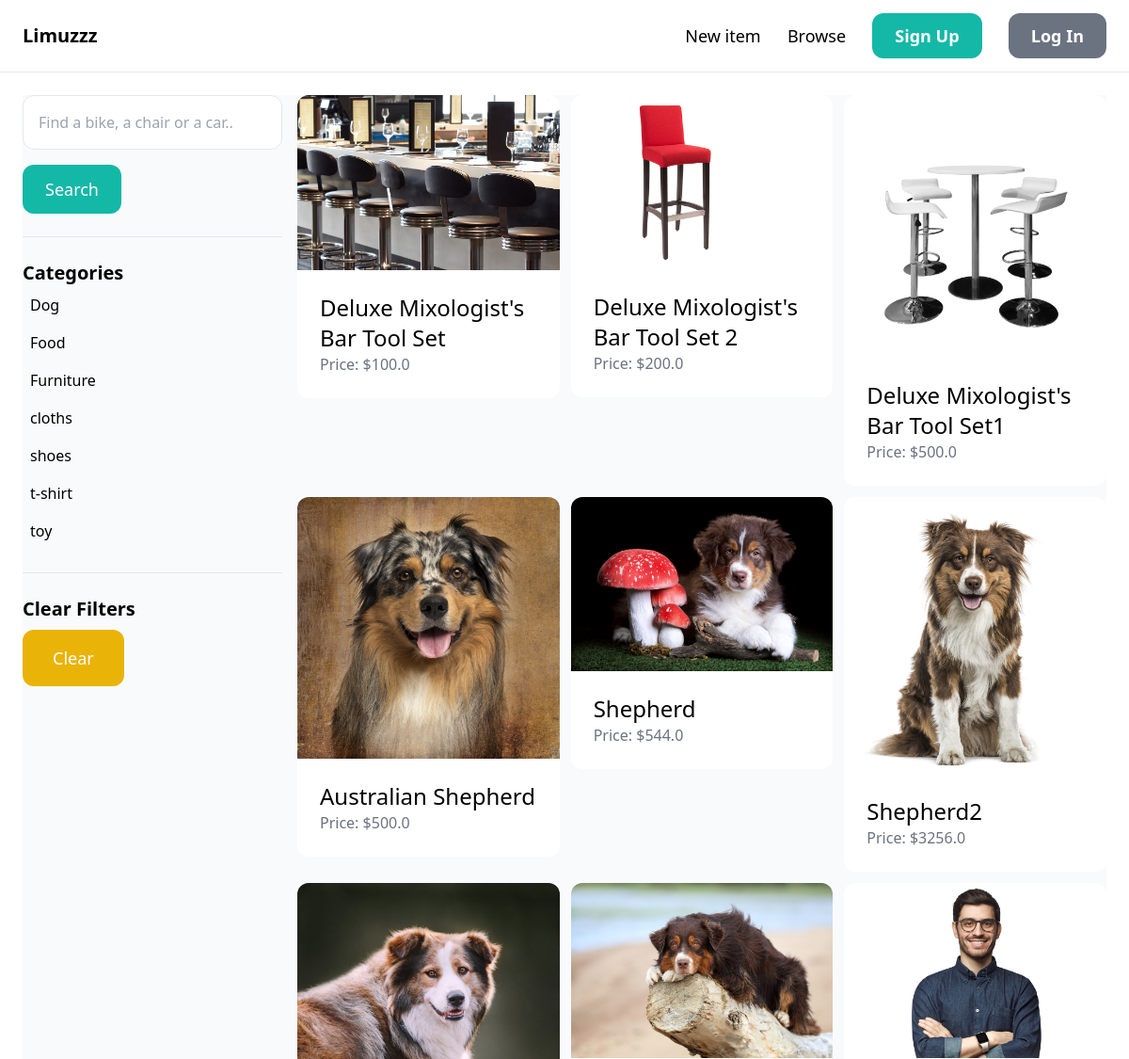
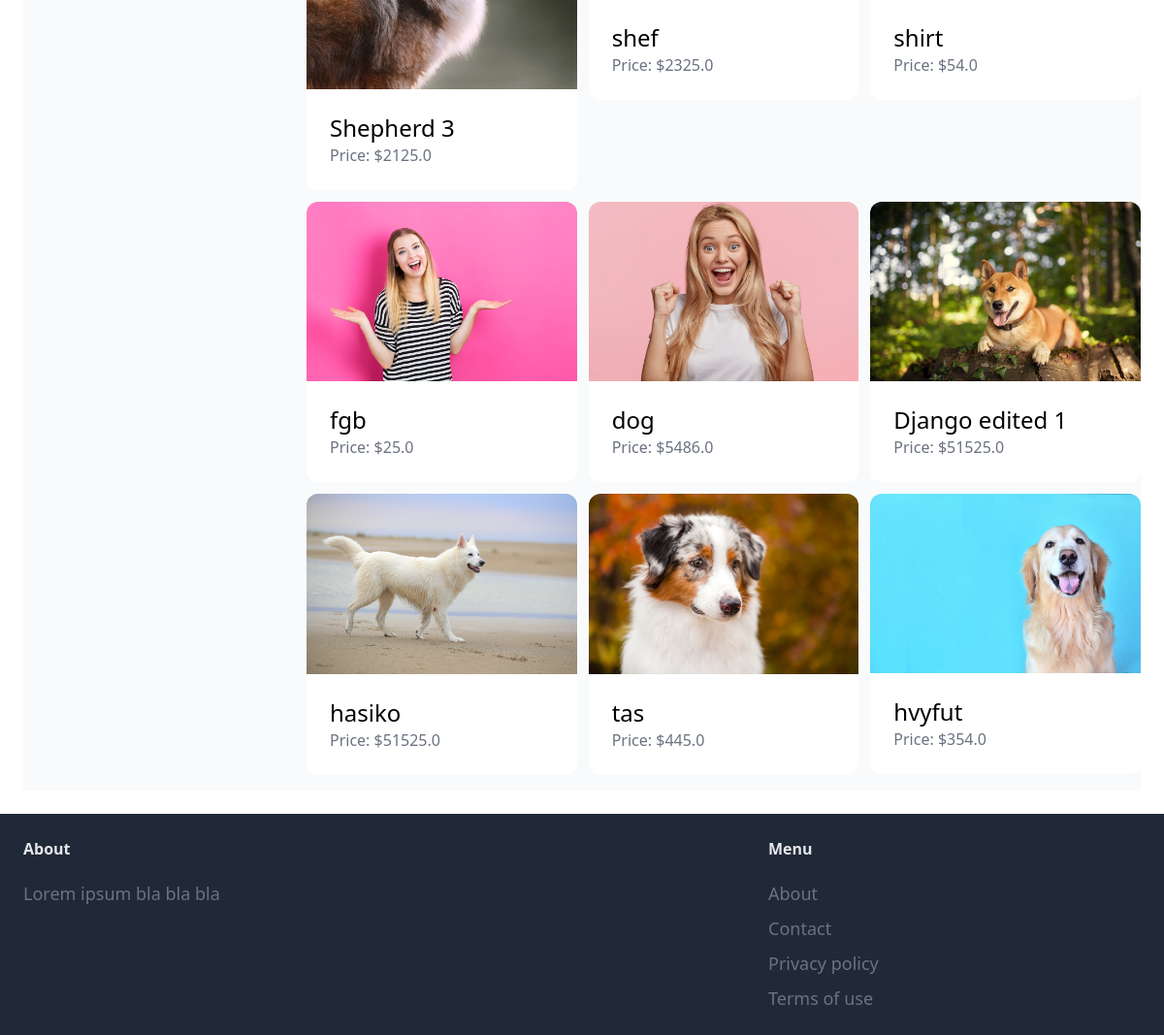
The app's page /items/ with its own data (2 pictures, top to bottom).
### item/models.py (models this page shows, shortened)
class Category(models.Model):
    name = models.CharField(max_length=225)
    class Meta:
        ordering=('name',)
        verbose_name_plural="Categories"

class Item(models.Model):
    category= models.ForeignKey(Category, related_name='items', on_delete=models.CASCADE)
    name = models.CharField(max_length=255)
    description = models.TextField(blank=True, null=True)
    price = models.FloatField()
    image = models.ImageField(upload_to='item_images', blank=True, null=True)
    is_sold = models.BooleanField(default=False)
    created_by = models.ForeignKey(User, related_name='iteams', on_delete=models.CASCADE)
    created_at = models.DateTimeField(auto_now=True)

### item/views.py (the view)
# urls.py: path('items/', include('item.urls')),
def items(request):
    query = request.GET.get('query', '')
    category_id =request.GET.get('category','')
    categories=Category.objects.all()
    items = Item.objects.filter(Q(name__icontains=query) | Q(description__icontains=query))
    if category_id:
        items = items.filter(category_id=category_id)
    no_items_in_category = not items.exists()
    return render(request, 'item/items.html', {'items': items, 'query': query, 'categories': categories,'category_id': category_id,'no_items_in_category': no_items_in_category, })

### item/templates/item/items.html (shortened to what this page needs)
{% extends "core/base.html" %}
{% block content %}
<div class="pb-4 grid grid-cols-4 gap-4 bg-gray-50">
    <div class="col-span-1">
        <form method="get" action="{% url 'item:items' %}">
            <input name="query" class="w-full py-4 px-4 border rounded-xl" type="text" value="{{ query }}" placeholder="Find a bike, a chair or a car..">
            <button class="mt-4 py-3 px-6 text-lg bg-teal-500 text-white rounded-xl">Search</button>
        </form>
        <hr class="my-6">
        <p class="text-xl font-semibold">Categories</p>
        <ul>
            {% for category in categories %}
            <li class="py-2 px-2 rounded-xl{% if category.id == category_id %}bg-gray-50 {% endif%}">
                <a href="{% url 'item:items' %}?query={{ query }}&category={{ category.id}}">{{ category.name }}</a>
            </li>
            {% endfor %}
        </ul>
        <hr class="my-6">
        <p class="text-xl font-semibold">Clear Filters</p>
        <ul>
            <li><a href="{% url 'item:items' %}" class="mt-2 py-4 px-8 inline-block bg-yellow-500 text-lg rounded-xl text-white">Clear</a></li>
        </ul>
    </div>
    <div class="col-span-3">
        {% if items %}
            <div class="grid grid-cols-3 gap-3">
                {%  for item in items %}
                <div>
                    <a href="{% url 'item:detail' item.id %}">
                        <div>
                            {% if item.image %}
                                <img src="{{ item.image.url }}" class="rounded-t-xl">
                            {% else %}
                                <p>No image available</p>
                            {% endif %}
                        </div>
                        <div class="p-6 bg-white rounded-b-xl">
                            <h2 class="text-2xl">{{item.name}}</h2>
                            <p class="text-gray-500">Price: ${{item.price}} </p>
                        </div>
                    </a>
                </div>
                {% endfor %}
            </div>
        {% else %}
            <div class="flex items-center justify-center h-full">
                <div class="text-center text-2xl">
                    <p>No items found.</p>
                </div>
            </div>
        {% endif %}
    </div>
</div>
{% endblock %}

### records on screen
Category: name "Dog"
Category: name "Food"
Category: name "Furniture"
Category: name "cloths"
Category: name "shoes"
Category: name "t-shirt"
Category: name "toy"
Item: image (picture), name "Deluxe Mixologist's Bar Tool Set", price "100.0"
Item: image (picture), name "Deluxe Mixologist's Bar Tool Set 2", price "200.0"
Item: image (picture), name "Deluxe Mixologist's Bar Tool Set1", price "500.0"
Item: image (picture), name "Australian Shepherd", price "500.0"
Item: image (picture), name "Shepherd", price "544.0"
Item: image (picture), name "Shepherd2", price "3256.0"
Item: image (picture), name "Shepherd 3", price "2125.0"
Item: image (picture), name "shef", price "2325.0"
Item: image (picture), name "shirt", price "54.0"
Item: image (picture), name "fgb", price "25.0"
Item: image (picture), name "dog", price "5486.0"
Item: image (picture), name "Django edited 1", price "51525.0"
Item: image (picture), name "hasiko", price "51525.0"
Item: image (picture), name "tas", price "445.0"
Item: image (picture), name "hvyfut", price "354.0"
